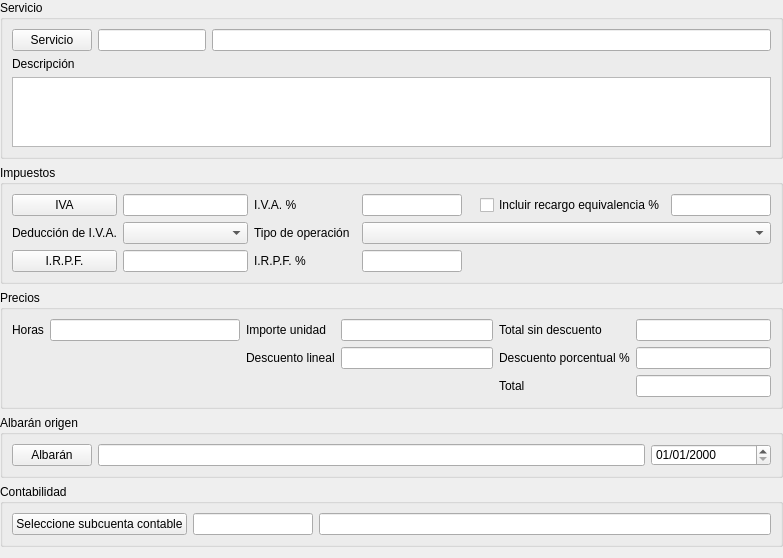
<?xml version="1.0" encoding="UTF-8"?>
<ui version="4.0">
 <class>formLineasArticulosFacturasProv</class>
 <widget class="QWidget" name="formLineasArticulosFacturasProv">
  <property name="geometry">
   <rect>
    <x>0</x>
    <y>0</y>
    <width>783</width>
    <height>554</height>
   </rect>
  </property>
  <property name="windowTitle">
   <string>Líneas de servicios</string>
  </property>
  <layout class="QVBoxLayout" name="verticalLayout">
   <property name="leftMargin">
    <number>0</number>
   </property>
   <property name="topMargin">
    <number>0</number>
   </property>
   <property name="rightMargin">
    <number>0</number>
   </property>
   <item>
    <widget class="QGroupBox" name="groupBox">
     <property name="title">
      <string>Servicio</string>
     </property>
     <layout class="QGridLayout" name="gridLayout">
      <item row="0" column="0">
       <widget class="DBChooseRecordButton" name="db_idservicio">
        <property name="text">
         <string>Servicio</string>
        </property>
        <property name="fieldName">
         <string>idservicio</string>
        </property>
        <property name="dataEditable">
         <bool>true</bool>
        </property>
       </widget>
      </item>
      <item row="0" column="2">
       <widget class="DBLineEdit" name="db_servicios_nombre">
        <property name="fieldName">
         <string>servicios.nombre</string>
        </property>
       </widget>
      </item>
      <item row="1" column="0">
       <widget class="QLabel" name="label">
        <property name="text">
         <string>Descripción</string>
        </property>
       </widget>
      </item>
      <item row="2" column="0" colspan="3">
       <widget class="DBTextEdit" name="db_descripcion">
        <property name="fieldName">
         <string>descripcion</string>
        </property>
        <property name="dataEditable">
         <bool>true</bool>
        </property>
       </widget>
      </item>
      <item row="0" column="1">
       <widget class="DBLineEdit" name="db_servicios_referencia">
        <property name="sizePolicy">
         <sizepolicy hsizetype="Preferred" vsizetype="Fixed">
          <horstretch>0</horstretch>
          <verstretch>0</verstretch>
         </sizepolicy>
        </property>
        <property name="fieldName">
         <string>idservicio</string>
        </property>
        <property name="dataEditable">
         <bool>true</bool>
        </property>
        <property name="autoComplete">
         <set>AlephERP::ValuesFromRelation</set>
        </property>
        <property name="autoCompleteColumn">
         <string>referencia</string>
        </property>
        <property name="autoCompletePopupSize">
         <size>
          <width>350</width>
          <height>0</height>
         </size>
        </property>
       </widget>
      </item>
     </layout>
    </widget>
   </item>
   <item>
    <widget class="QGroupBox" name="groupBox_3">
     <property name="title">
      <string>Impuestos</string>
     </property>
     <layout class="QGridLayout" name="gridLayout_3">
      <item row="1" column="1">
       <widget class="DBComboBox" name="db_tipooperacioniva">
        <property name="fieldName">
         <string>tipooperacioniva</string>
        </property>
        <property name="dataEditable">
         <bool>true</bool>
        </property>
       </widget>
      </item>
      <item row="0" column="0">
       <widget class="DBChooseRecordButton" name="db_idimpuesto">
        <property name="text">
         <string>IVA</string>
        </property>
        <property name="fieldName">
         <string>idimpuesto</string>
        </property>
        <property name="relationFilter">
         <string>fechahasta&gt;now()</string>
        </property>
        <property name="dataEditable">
         <bool>true</bool>
        </property>
        <property name="scriptExecuteAfterChoose">
         <string>updateIVA</string>
        </property>
       </widget>
      </item>
      <item row="0" column="1">
       <widget class="DBLineEdit" name="db_periodosimpuestos_nombre">
        <property name="fieldName">
         <string>tvw_periodosimpuestos.nombre</string>
        </property>
       </widget>
      </item>
      <item row="0" column="2">
       <widget class="QLabel" name="label_8">
        <property name="text">
         <string>I.V.A. %</string>
        </property>
       </widget>
      </item>
      <item row="0" column="7" colspan="2">
       <widget class="DBCheckBox" name="db_incluirrecargoequivalencia">
        <property name="text">
         <string>Incluir recargo equivalencia %</string>
        </property>
        <property name="fieldName">
         <string>incluirrecargoequivalencia</string>
        </property>
        <property name="dataEditable">
         <bool>true</bool>
        </property>
       </widget>
      </item>
      <item row="0" column="9">
       <widget class="DBNumberEdit" name="db_recargo">
        <property name="maximumSize">
         <size>
          <width>100</width>
          <height>16777215</height>
         </size>
        </property>
        <property name="fieldName">
         <string>recargo</string>
        </property>
        <property name="dataEditable">
         <bool>true</bool>
        </property>
       </widget>
      </item>
      <item row="1" column="0">
       <widget class="QLabel" name="lblDeduccionIva">
        <property name="text">
         <string>Deducción de I.V.A.</string>
        </property>
       </widget>
      </item>
      <item row="1" column="2">
       <widget class="QLabel" name="label_11">
        <property name="text">
         <string>Tipo de operación</string>
        </property>
       </widget>
      </item>
      <item row="2" column="0">
       <widget class="DBChooseRecordButton" name="db_idimpuesto_irpf">
        <property name="text">
         <string>I.R.P.F.</string>
        </property>
        <property name="fieldName">
         <string>idimpuesto_irpf</string>
        </property>
        <property name="relationFilter">
         <string>fechahasta&gt;now()</string>
        </property>
        <property name="dataEditable">
         <bool>true</bool>
        </property>
        <property name="scriptExecuteAfterChoose">
         <string>updateIRPF</string>
        </property>
       </widget>
      </item>
      <item row="2" column="1">
       <widget class="DBLineEdit" name="db_periodosimpuestos_irpf_nombre">
        <property name="fieldName">
         <string>tvw_periodosimpuestos_irpf.nombre</string>
        </property>
       </widget>
      </item>
      <item row="2" column="2" colspan="2">
       <widget class="QLabel" name="label_9">
        <property name="text">
         <string>I.R.P.F. %</string>
        </property>
       </widget>
      </item>
      <item row="2" column="4">
       <widget class="DBNumberEdit" name="db_irpf">
        <property name="maximumSize">
         <size>
          <width>100</width>
          <height>16777215</height>
         </size>
        </property>
        <property name="fieldName">
         <string>irpf</string>
        </property>
        <property name="dataEditable">
         <bool>true</bool>
        </property>
       </widget>
      </item>
      <item row="2" column="7" colspan="3">
       <spacer name="horizontalSpacer_3">
        <property name="orientation">
         <enum>Qt::Horizontal</enum>
        </property>
        <property name="sizeHint" stdset="0">
         <size>
          <width>184</width>
          <height>20</height>
         </size>
        </property>
       </spacer>
      </item>
      <item row="1" column="4" colspan="6">
       <widget class="DBComboBox" name="db_tipoiva">
        <property name="fieldName">
         <string>tipoiva</string>
        </property>
        <property name="dataEditable">
         <bool>true</bool>
        </property>
       </widget>
      </item>
      <item row="0" column="4" colspan="3">
       <widget class="DBNumberEdit" name="db_iva">
        <property name="maximumSize">
         <size>
          <width>100</width>
          <height>16777215</height>
         </size>
        </property>
        <property name="fieldName">
         <string>iva</string>
        </property>
        <property name="dataEditable">
         <bool>true</bool>
        </property>
       </widget>
      </item>
     </layout>
    </widget>
   </item>
   <item>
    <widget class="QGroupBox" name="groupBox_2">
     <property name="title">
      <string>Precios</string>
     </property>
     <layout class="QGridLayout" name="gridLayout_2">
      <item row="0" column="0">
       <widget class="QLabel" name="lblUnidad">
        <property name="text">
         <string>Horas</string>
        </property>
       </widget>
      </item>
      <item row="0" column="1">
       <widget class="DBNumberEdit" name="db_horas">
        <property name="fieldName">
         <string>horas</string>
        </property>
        <property name="dataEditable">
         <bool>true</bool>
        </property>
       </widget>
      </item>
      <item row="0" column="2">
       <widget class="QLabel" name="lblImporteUnidad">
        <property name="text">
         <string>Importe unidad</string>
        </property>
       </widget>
      </item>
      <item row="0" column="3">
       <widget class="DBNumberEdit" name="db_importeunitario">
        <property name="fieldName">
         <string>importeunitario</string>
        </property>
        <property name="dataEditable">
         <bool>true</bool>
        </property>
       </widget>
      </item>
      <item row="0" column="4">
       <widget class="QLabel" name="label_4">
        <property name="text">
         <string>Total sin descuento</string>
        </property>
       </widget>
      </item>
      <item row="0" column="5">
       <widget class="DBNumberEdit" name="db_importesindto">
        <property name="fieldName">
         <string>importesindto</string>
        </property>
       </widget>
      </item>
      <item row="1" column="0" colspan="2">
       <spacer name="horizontalSpacer">
        <property name="orientation">
         <enum>Qt::Horizontal</enum>
        </property>
        <property name="sizeHint" stdset="0">
         <size>
          <width>228</width>
          <height>20</height>
         </size>
        </property>
       </spacer>
      </item>
      <item row="1" column="2">
       <widget class="QLabel" name="label_5">
        <property name="text">
         <string>Descuento lineal</string>
        </property>
       </widget>
      </item>
      <item row="1" column="3">
       <widget class="DBNumberEdit" name="db_dtolineal">
        <property name="fieldName">
         <string>dtolineal</string>
        </property>
        <property name="dataEditable">
         <bool>true</bool>
        </property>
       </widget>
      </item>
      <item row="1" column="4">
       <widget class="QLabel" name="label_6">
        <property name="text">
         <string>Descuento porcentual %</string>
        </property>
       </widget>
      </item>
      <item row="1" column="5">
       <widget class="DBNumberEdit" name="db_dtopor">
        <property name="fieldName">
         <string>dtopor</string>
        </property>
        <property name="dataEditable">
         <bool>true</bool>
        </property>
       </widget>
      </item>
      <item row="2" column="0" colspan="4">
       <spacer name="horizontalSpacer_2">
        <property name="orientation">
         <enum>Qt::Horizontal</enum>
        </property>
        <property name="sizeHint" stdset="0">
         <size>
          <width>481</width>
          <height>20</height>
         </size>
        </property>
       </spacer>
      </item>
      <item row="2" column="4">
       <widget class="QLabel" name="label_7">
        <property name="text">
         <string>Total</string>
        </property>
       </widget>
      </item>
      <item row="2" column="5">
       <widget class="DBNumberEdit" name="db_importetotal">
        <property name="fieldName">
         <string>importetotal</string>
        </property>
       </widget>
      </item>
     </layout>
    </widget>
   </item>
   <item>
    <widget class="QGroupBox" name="gbAlbaran">
     <property name="title">
      <string>Albarán origen</string>
     </property>
     <layout class="QHBoxLayout" name="horizontalLayout_2">
      <item>
       <widget class="DBChooseRecordButton" name="db_idlineaalbaran">
        <property name="text">
         <string>Albarán</string>
        </property>
        <property name="fieldName">
         <string>idlineaalbaran</string>
        </property>
        <property name="dataEditable">
         <bool>true</bool>
        </property>
       </widget>
      </item>
      <item>
       <widget class="DBLineEdit" name="db_codalbaran">
        <property name="fieldName">
         <string/>
        </property>
       </widget>
      </item>
      <item>
       <widget class="DBDateTimeEdit" name="db_fechaalbaran">
        <property name="minimumSize">
         <size>
          <width>120</width>
          <height>21</height>
         </size>
        </property>
        <property name="displayFormat">
         <string>dd/MM/yyyy</string>
        </property>
       </widget>
      </item>
     </layout>
    </widget>
   </item>
   <item>
    <widget class="QGroupBox" name="gbContabilidad">
     <property name="title">
      <string>Contabilidad</string>
     </property>
     <layout class="QHBoxLayout" name="horizontalLayout">
      <item>
       <widget class="DBChooseRecordButton" name="db_idsubcuenta">
        <property name="text">
         <string>Seleccione subcuenta contable</string>
        </property>
        <property name="fieldName">
         <string>idsubcuenta</string>
        </property>
        <property name="dataEditable">
         <bool>true</bool>
        </property>
       </widget>
      </item>
      <item>
       <widget class="DBLineEdit" name="db_idsubcuenta_text">
        <property name="maximumSize">
         <size>
          <width>120</width>
          <height>16777215</height>
         </size>
        </property>
        <property name="fieldName">
         <string>idsubcuenta</string>
        </property>
        <property name="dataEditable">
         <bool>true</bool>
        </property>
        <property name="autoComplete">
         <set>AlephERP::ValuesFromRelation</set>
        </property>
        <property name="autoCompleteColumn">
         <string>codsubcuenta</string>
        </property>
        <property name="autoCompletePopupSize">
         <size>
          <width>300</width>
          <height>0</height>
         </size>
        </property>
        <property name="autoCompleteVisibleFields">
         <string>codsubcuenta;descripcion</string>
        </property>
        <property name="replacePointWithCharacter">
         <bool>true</bool>
        </property>
       </widget>
      </item>
      <item>
       <widget class="DBLineEdit" name="db_co_subcuentas_descripcion">
        <property name="fieldName">
         <string>co_subcuentas.father.descripcion</string>
        </property>
       </widget>
      </item>
     </layout>
    </widget>
   </item>
  </layout>
 </widget>
 <customwidgets>
  <customwidget>
   <class>DBCheckBox</class>
   <extends>QCheckBox</extends>
   <header>widgets/dbcheckbox.h</header>
  </customwidget>
  <customwidget>
   <class>DBChooseRecordButton</class>
   <extends>QPushButton</extends>
   <header>widgets/dbchooserecordbutton.h</header>
  </customwidget>
  <customwidget>
   <class>DBComboBox</class>
   <extends>QComboBox</extends>
   <header>widgets/dbcombobox.h</header>
  </customwidget>
  <customwidget>
   <class>DBDateTimeEdit</class>
   <extends>QDateTimeEdit</extends>
   <header>widgets/dbdatetimeedit.h</header>
  </customwidget>
  <customwidget>
   <class>DBLineEdit</class>
   <extends>QLineEdit</extends>
   <header>widgets/dblineedit.h</header>
  </customwidget>
  <customwidget>
   <class>DBNumberEdit</class>
   <extends>QLineEdit</extends>
   <header>widgets/dbnumberedit.h</header>
  </customwidget>
  <customwidget>
   <class>DBTextEdit</class>
   <extends>QPlainTextEdit</extends>
   <header>widgets/dbtextedit.h</header>
  </customwidget>
 </customwidgets>
 <tabstops>
  <tabstop>db_idservicio</tabstop>
  <tabstop>db_servicios_referencia</tabstop>
  <tabstop>db_servicios_nombre</tabstop>
  <tabstop>db_descripcion</tabstop>
  <tabstop>db_idimpuesto</tabstop>
  <tabstop>db_periodosimpuestos_nombre</tabstop>
  <tabstop>db_iva</tabstop>
  <tabstop>db_incluirrecargoequivalencia</tabstop>
  <tabstop>db_recargo</tabstop>
  <tabstop>db_tipooperacioniva</tabstop>
  <tabstop>db_tipoiva</tabstop>
  <tabstop>db_idimpuesto_irpf</tabstop>
  <tabstop>db_periodosimpuestos_irpf_nombre</tabstop>
  <tabstop>db_irpf</tabstop>
  <tabstop>db_horas</tabstop>
  <tabstop>db_importeunitario</tabstop>
  <tabstop>db_importesindto</tabstop>
  <tabstop>db_dtolineal</tabstop>
  <tabstop>db_dtopor</tabstop>
  <tabstop>db_importetotal</tabstop>
 </tabstops>
 <resources/>
 <connections/>
</ui>
